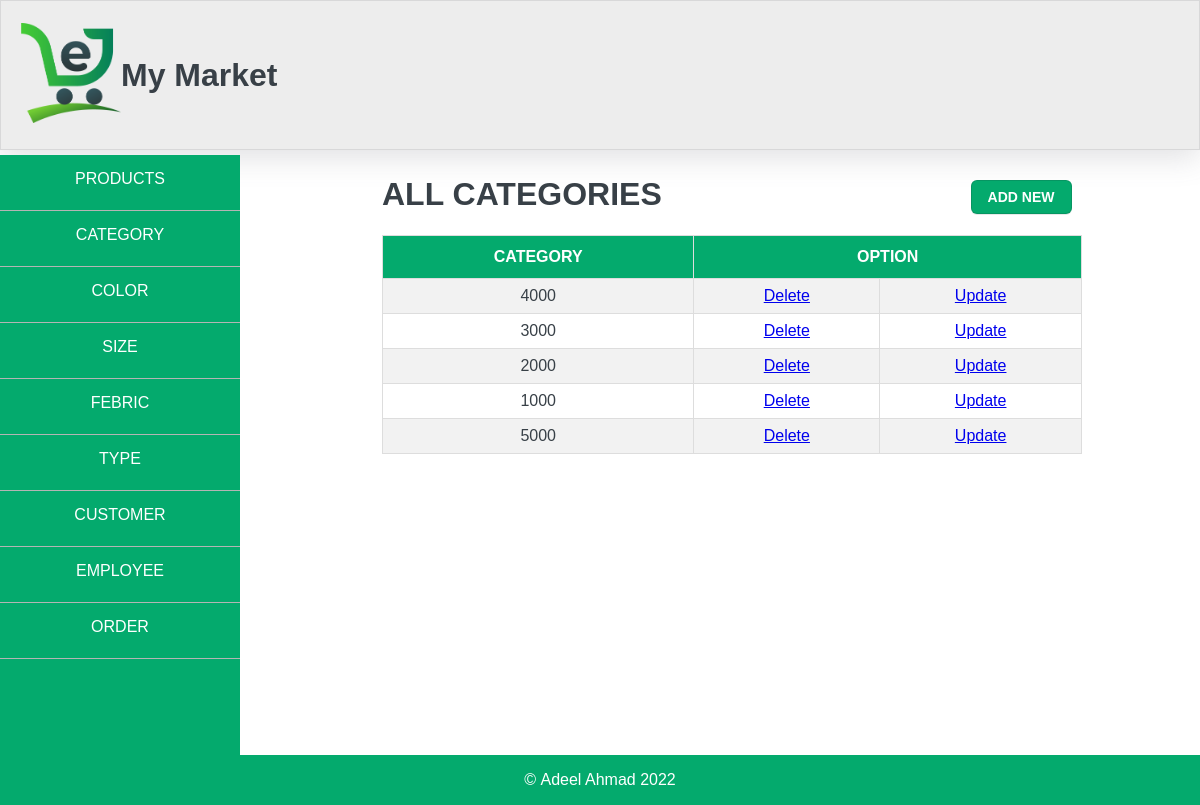
The page /display_category.php on the database its author committed.
### tables this page shows
CREATE TABLE `category` (
  `cat_id` int(11) NOT NULL,
  `price` int(11) NOT NULL,
  `description` varchar(500) NOT NULL
);

### display_category.php (the view, shortened to what this page needs)
<!DOCTYPE html>
<html lang="en">
  <head>
    <link rel="stylesheet"  href="web_style.css" />
  </head>
  <body>
    <?php include "nav.php"?>
    <div id="content" style='height:auto;'>
      <form
        name="form1"
        style="width: 700px"
        method="post"
      >
        <h1>ALL CATEGORIES <a href="category.php" class='button-3'style="margin-left:300px;" >ADD NEW</a> </h1>
        <table>
         <thead>
         <tr><th style="text-align:center;">CATEGORY</th><th colspan='2' style="text-align:center;">OPTION</th></tr>
          <?php
          include "connect.php";
          $q="SELECT price,cat_id FROM category";
          $rows=$conn->query($q);
          if ($rows->num_rows > 0){
            while($row =$rows->fetch_assoc()){
                echo "<tr><td>".$row['price']."<td><a href='delete_category.php?ID=".$row['cat_id']."'>Delete</a></td><td><a href='edit_category.php?ID=".$row['cat_id']."'>Update</a></td>";
                }
          }
          ?>
         </thead>
        </table>
      </form>
    </div>
  </body>
</html>

### web_style.css (style rules this page uses)
form { width: 700px; }
header { margin: 0px; border: 0.5px solid rgba(132, 132, 133, 0.2); box-shadow: rgba(100, 100, 111, 0.2) 0px 7px 29px 0px; width: 100%; height: 150px; background-color: rgb(237, 237, 237); box-sizing: border-box; display: flex; align-items: center; }
img { width: 100px; height: 100px; margin-left: 20px; }
body { margin: 0px; padding: 0px; font-family: "Arial"; color: #384047; }
table { font-family: Arial, Helvetica, sans-serif; border-collapse: collapse; width: 100%; text-align: center; }
table td, table th { border: 1px solid #ddd; padding: 8px; }
table tr:nth-child(even) { background-color: #f2f2f2; }
table th { padding-top: 12px; padding-bottom: 12px; text-align: left; background-color: #04aa6d; color: white; }
#content { height: 450px; margin-top: 5px; width: 78%; float: right; margin-bottom: 20px; display: flex; justify-content: center; }
.button-3 { appearance: none; background-color: #04aa6d; border: 1px solid rgba(27, 31, 35, 0.15); border-radius: 6px; box-shadow: rgba(27, 31, 35, 0.1) 0 1px 0; box-sizing: border-box; color: #fff; cursor: pointer; display: inline-block; font-family: "Arial"; font-size: 14px; font-weight: 600; line-height: 20px; padding: 6px 16px; position: relative; text-align: center; text-decoration: none; touch-action: manipulation; vertical-align: middle; white-space: nowrap; }
footer { clear: both; display: flex; justify-content: center; align-items: center; width: 100%; height: 50px; background-color: #04aa6d; color: white; }

### rows shown on the page
category: price "4000"
category: price "3000"
category: price "2000"
category: price "1000"
category: price "5000"
